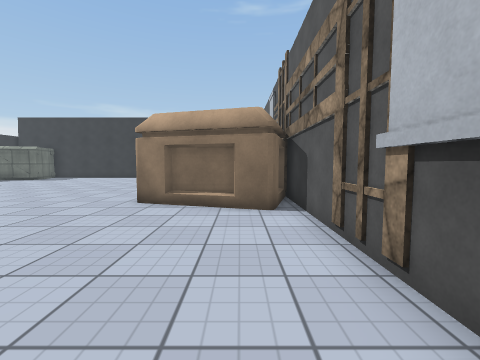
view 1 (above)

16 first-person views from a walk through a Unity game level. The camera is 1.2 m above the floor, tilts 4° down and sees 90° across. Doors are open. The floor is counted in squares, 1 m on a side. Each view is taken from the middle of a square. On the plan, view 1 faces up. The plan holds only what a view shows up to about 12 squares ahead; the rest is blank. The place goes on beyond the plan. The player is left out. Some surface patterns are stand-ins.

view 2
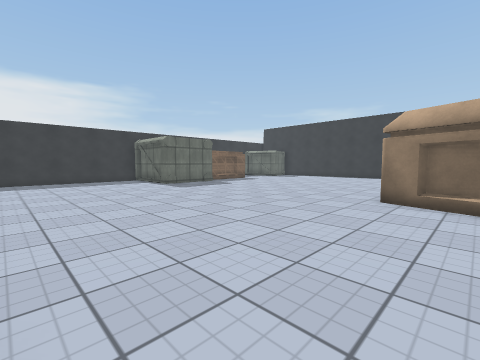

view 3
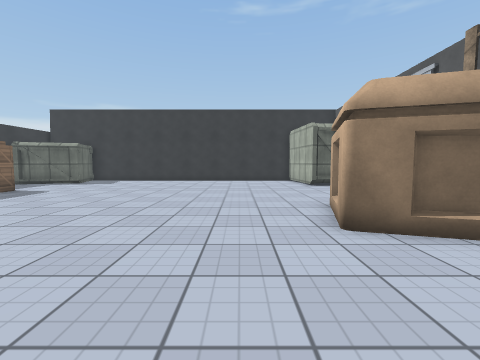

view 4
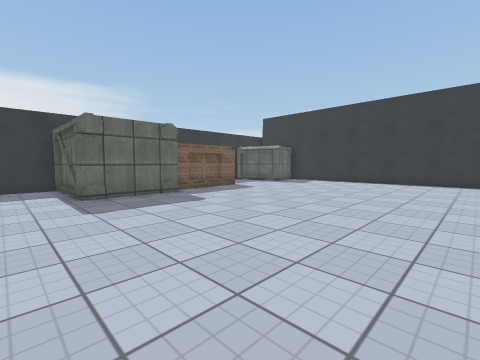

view 5
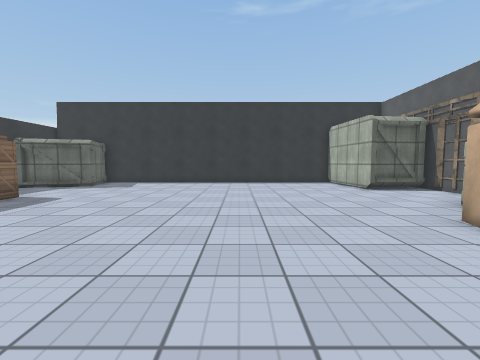

view 6
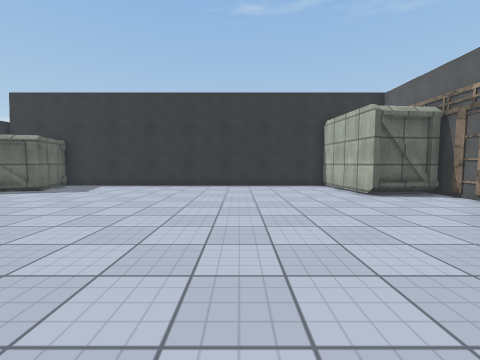

view 7
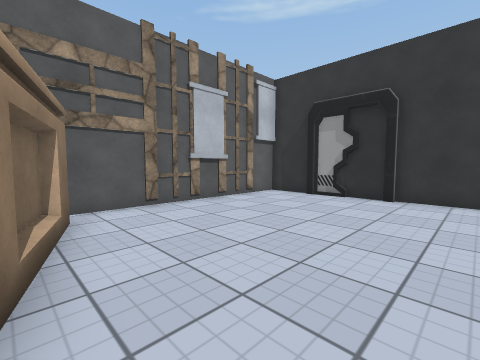

view 8
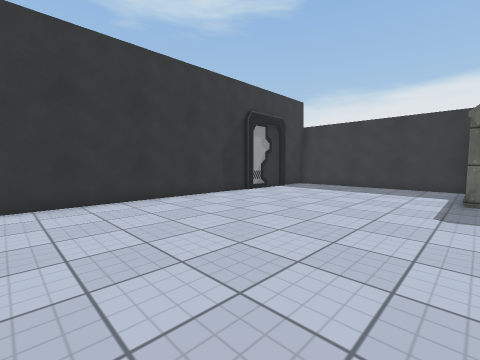

view 9
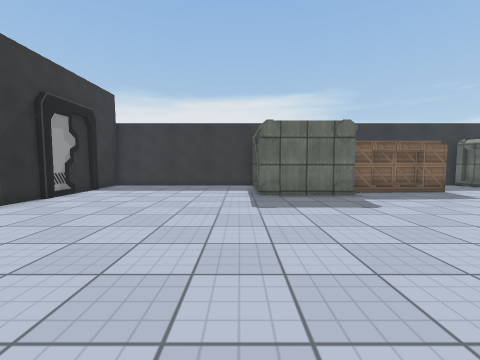

view 10
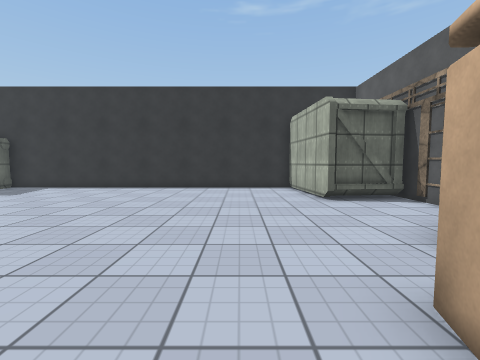

view 11
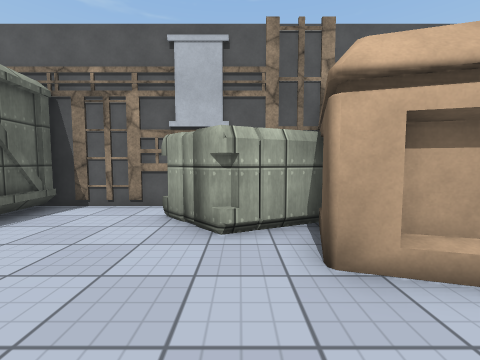

view 12
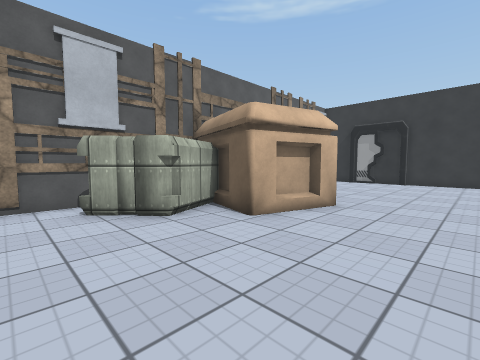

view 13
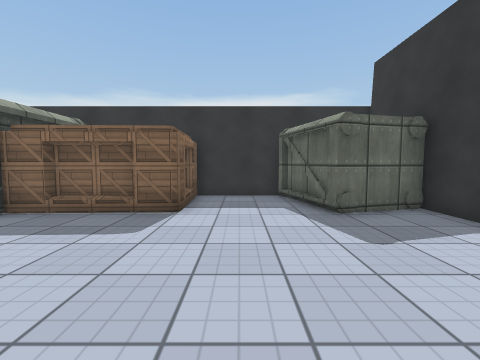

view 14
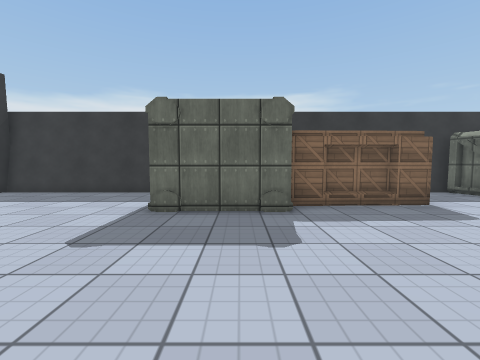

view 15
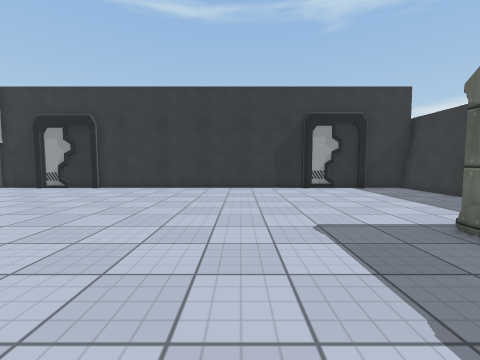

view 16
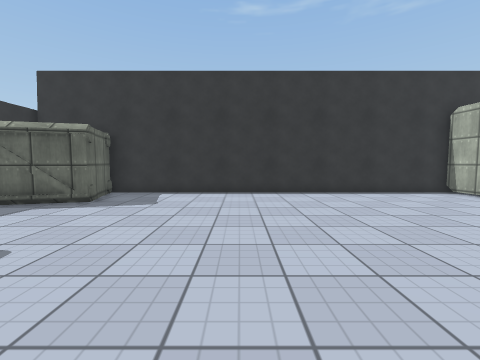

### Floor plan
Key: @ floor where view 1 was taken; # wall or solid block; . floor; D open door; O other object.
Columns run from 18 left of view 1 to 2 right of it. Each row starts with its distance up from view 1.
 20    ###############
 19    O.............#
 18    O.............#
 17 #OOO.............#
 16 #................#OO#
 15 #...................#
 14 #...................#
 13 #  O............... #
 12    O..............OO#
 11     .............O
 10    O............OOO
  9    ##...........OOO #
  8     #..........OO  O#
  7     #..........OOOOO#
  6 #O###.............OO#
  5 #...................#
  4 #...................#
  3 #...................#
  2 #...................#
  1 #...................#
  0 #.................@.#
 -1 #............DD.....#
 -2 #############DD######

Where each view was taken, in squares from view 1:
view 1: 0 up, 0 right, facing up
view 2: 1 down, 1 left, facing up-left
view 3: 3 up, 5 left, facing up
view 4: 4 up, 5 left, facing up-left
view 5: 5 up, 7 left, facing up
view 6: 7 up, 6 left, facing up
view 7: 7 up, 5 left, facing down-right
view 8: 6 up, 5 left, facing down-left
view 9: 5 up, 5 left, facing left
view 10: 8 up, 4 left, facing up
view 11: 11 up, 5 left, facing right
view 12: 14 up, 6 left, facing down-right
view 13: 15 up, 9 left, facing left
view 14: 8 up, 8 left, facing left
view 15: 10 up, 10 left, facing down
view 16: 10 up, 10 left, facing up
